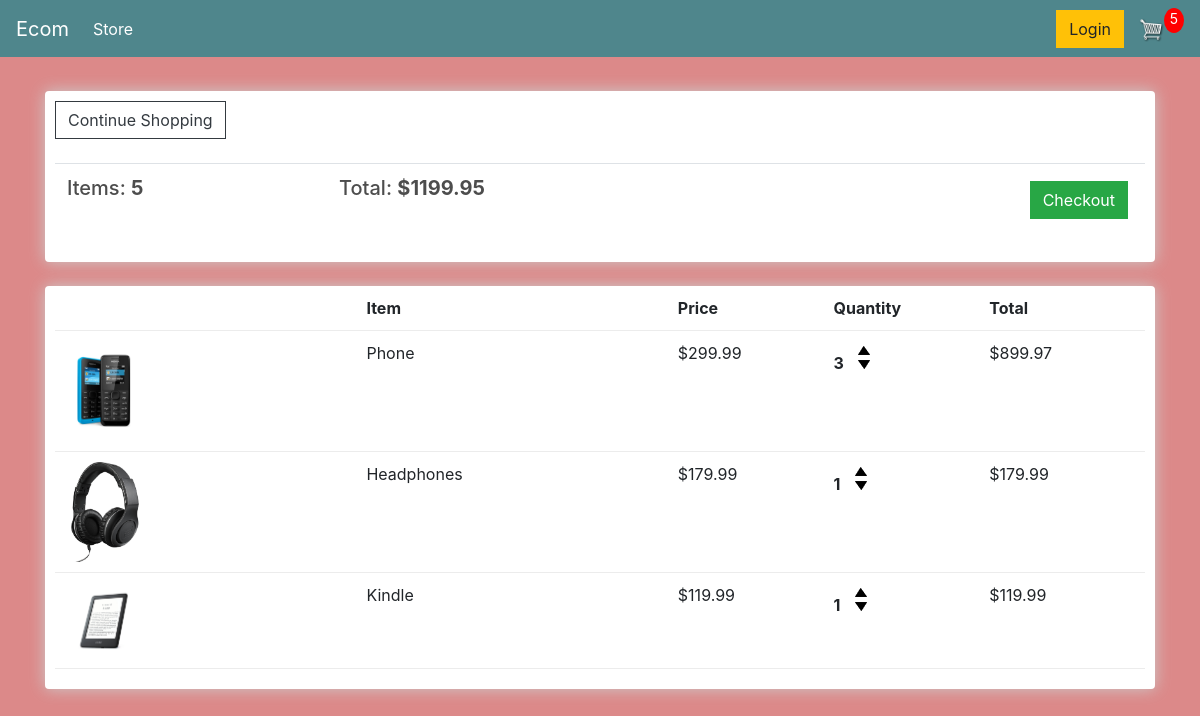
The app's page /cart/ (signed in), older data.
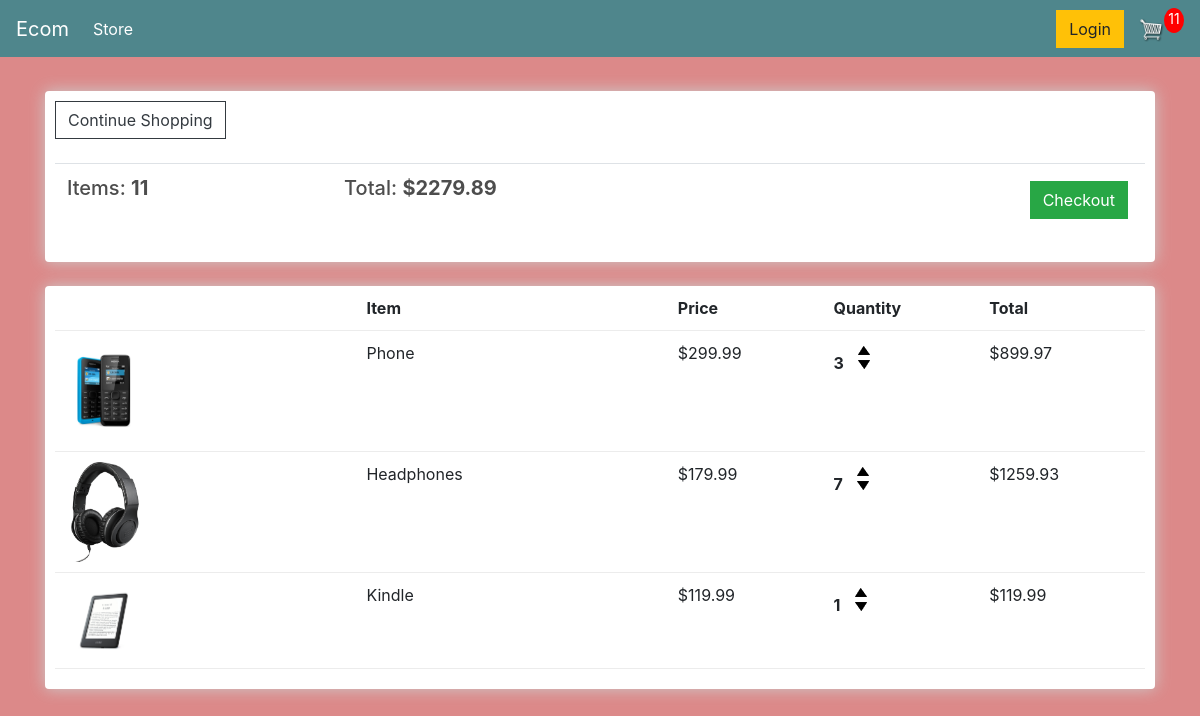
The same page, newer data.
### store/models.py (models this page shows, shortened)
class Order(models.Model):
    customer = models.ForeignKey(Customer, on_delete=models.SET_NULL, blank=True, null=True)
    date_ordered = models.DateTimeField(auto_now_add=True)
    complete = models.BooleanField(default=False, null=True, blank=False)
    transaction_id = models.CharField(max_length=200, null=True)
    @property
    def get_cart_total(self):
        orderitems = self.orderitem_set.all()
        total = sum([item.get_total for item in orderitems])
        return total
    @property
    def get_cart_items(self):
        orderitems = self.orderitem_set.all()
        total = sum([item.quantity for item in orderitems])
        return total

class OrderItem(models.Model):
    product = models.ForeignKey(Product, on_delete=models.SET_NULL, blank=True, null=True)
    order = models.ForeignKey(Order, on_delete=models.SET_NULL, blank=True, null=True)
    quantity = models.IntegerField(default=0, null=True, blank=True)
    date_added = models.DateTimeField(auto_now_add=True)
    @property
    def get_total(self):
        total = self.product.price * self.quantity
        return total

class Product(models.Model):
    name = models.CharField(max_length=200, null=True)
    price = models.DecimalField(max_digits=7, decimal_places=2)
    digital = models.BooleanField(default=False) # Maybe remove this property
    image = models.ImageField(null=True, blank=True)
    @property
    def imageURL(self):
        try:
            url =self.image.url
        except:
            url = ''
        return url

### store/views.py (the view)
# urls.py: path('cart/', views.cart, name="cart"),
def cart(request):
    data = cartData(request)
    cartItems = data['cartItems']
    order = data['order']
    items = data['items']
    context = {'items':items, 'order':order, 'cartItems': cartItems}
    return render(request, 'store/Cart.html', context)

### store/utils.py (called while the page is built)
def cartData(request):
    if request.user.is_authenticated:
        customer=request.user.customer
        order, created = Order.objects.get_or_create(customer=customer, complete=False) # To study
        items = order.orderitem_set.all() # To study
        cartItems = order.get_cart_items
    else:
        cookieData = cookieCart(request)
        cartItems = cookieData['cartItems']
        order = cookieData['order']
        items = cookieData['items']
    return{'cartItems':cartItems, 'order':order, 'items':items}

### store/templates/store/Cart.html
{% extends 'store/Main.html' %}
{% load static %}
{% block content %}
    <div class="row">
        <div class="col-lg-12">
            <div class="box-element">
                <a href="{% url 'store' %}" class="btn btn-outline-dark">Continue Shopping</a>
                <br>
                <br>
                <table class="table">
                    <tr>
                        <th><h5>Items: <strong>{{order.get_cart_items}}</strong></h5></th>
                        <th><h5>Total: <strong>${{order.get_cart_total|floatformat:2}}</strong></h5></th>
                        <th>
                            <a href="{% url 'checkout' %}" class="btn btn-success" style="float: right; margin:5px;">Checkout</a>
                        </th>
                    </tr>
                </table>
            </div>
            <br>
            <div class="box-element">
                <div class="cart-row">
                    <div style="flex:2"></div>
                    <div style="flex:2"><strong>Item</strong></div>
                    <div style="flex:1"><strong>Price</strong></div>
                    <div style="flex:1"><strong>Quantity</strong></div>
                    <div style="flex:1"><strong>Total</strong></div>
                </div>
                {% for item in items %}
                <div class="cart-row">
                    <div style="flex:2"><img src="{{item.product.imageURL}}" class="row-image"></div>
                    <div style="flex:2"><p>{{item.product.name}}</p></div>
                    <div style="flex:1"><p>${{item.product.price|floatformat:2}}</p></div>
                    <div style="flex:1">
                        <p class="quantity">{{item.quantity}}</p>
                        <div class="quantity">
                            <img data-product={{item.product.id}} data-action="add" src="{% static 'images/arrow-up.png' %}" class="chg-quantity update-cart">
                            <img data-product={{item.product.id}} data-action="remove" src="{% static 'images/arrow-down.png' %}" class="chg-quantity update-cart">
                        </div>
                    </div>
                    <div style="flex:1">${{item.get_total|floatformat:2}}</div>
                </div>
                {% endfor %}
            </div>
        </div>
    </div>
{% endblock content %}

Row changes from the older to the newer data that the page shows:
changed Order: get_cart_items "5" → "11"; get_cart_total "1199.95" → "2279.89"
changed OrderItem "Headphones": quantity "1" → "7"; get_total "179.99" → "1259.93"
Text that changed along with them:
{{ cartItems }}: "5" → "11"
